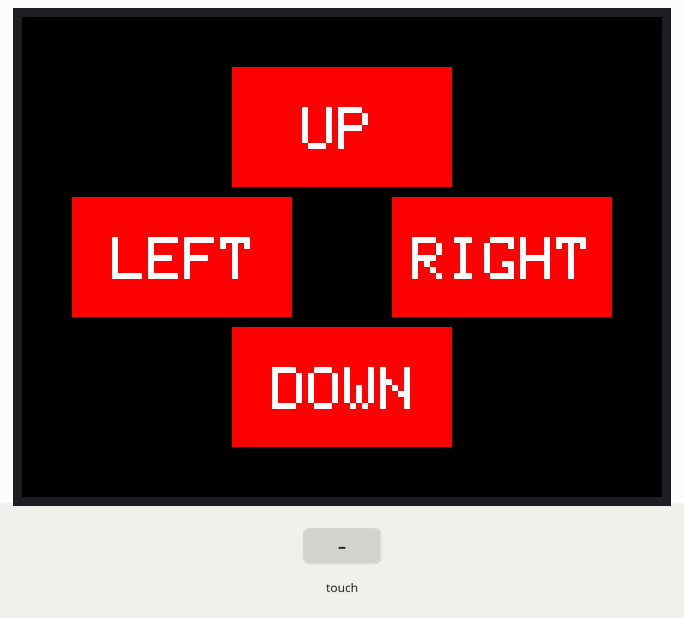
The sketch below on a simulated Arduino Uno, built with avr-gcc and run on an emulated ATmega328P. Parts: 320×240 colour display. Inputs (shaded band) come from the test bench. What the sketch prints to the serial monitor is not drawn.

Above: at 1.4 s.

The sketch:

screen.ino
```cpp
#include <MCUFRIEND_kbv.h>
MCUFRIEND_kbv tft;
#include <TouchScreen.h>

const int XP=6,XM=A2,YP=A1,YM=7; //240x320 ID=0x9341
const int TS_LEFT=165,TS_RT=940,TS_TOP=949,TS_BOT=183;

TouchScreen ts = TouchScreen(XP, YP, XM, YM, 300);
TSPoint tp;

#define MINPRESSURE 200
#define MAXPRESSURE 1000

uint16_t ID;
uint8_t Orientation = 1;

#define BLACK   0x0000
#define BLUE    0x001F
#define RED     0xF800
#define GREEN   0x07E0
#define CYAN    0x07FF
#define MAGENTA 0xF81F
#define YELLOW  0xFFE0
#define WHITE   0xFFFF


void showTFT() {

    tft.setCursor(0, 0);

    tft.fillRect(105, 25, 110, 60, RED);
    tft.fillRect(25, 90, 110, 60, RED);
    tft.fillRect(105, 155, 110, 60, RED);
    tft.fillRect(185, 90, 110, 60, RED);

    tft.setTextSize(3);

    tft.setCursor(140, 45);
    tft.print("UP");
    tft.setCursor(125, 175);
    tft.print("DOWN");
    tft.setCursor(45, 110);
    tft.print("LEFT");
    tft.setCursor(195, 110);
    tft.print("RIGHT");

}

void setup() {

    Serial.begin(9600);

    tft.reset();
    ID = tft.readID();
    tft.begin(ID);
    tft.setRotation(Orientation);
    tft.fillScreen(BLACK);
    showTFT();

}

void loop() {

    uint16_t xpos, ypos;
    tp = ts.getPoint();

    pinMode(XM, OUTPUT);
    pinMode(YP, OUTPUT);

    if (tp.z > MINPRESSURE && tp.z < MAXPRESSURE) {

        xpos = map(tp.y, TS_TOP, TS_BOT, 0, tft.width());
        ypos = map(tp.x, TS_RT, TS_LEFT, 0, tft.height());

        if (xpos > 105 && xpos < 215 && ypos > 25 && ypos < 85) {
            Serial.println("1");
            delay(200);
        } else if (xpos > 105 && xpos < 215 && ypos > 155 && ypos < 215) {
            Serial.println("2");
            delay(200);
        } else if (xpos > 25 && xpos < 135 && ypos > 90 && ypos < 150) {
            Serial.println("4");
            delay(200);
        } else if (xpos > 185 && xpos < 295 && ypos > 90 && ypos < 150) {
            Serial.println("3");
            delay(200);
        }
    }
}
```
